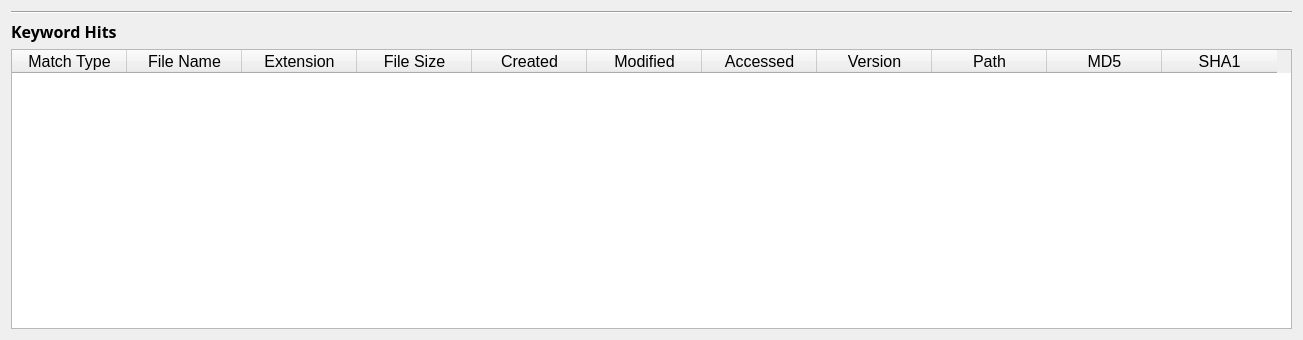
             <widget class="QWidget" name="page_3">
              <layout class="QGridLayout" name="gridLayout_5">
               <item row="1" column="0">
                <widget class="QSplitter" name="splitter_5">
                 <property name="orientation">
                  <enum>Qt::Horizontal</enum>
                 </property>
                 <widget class="QWidget" name="layoutWidget">
                  <layout class="QVBoxLayout" name="verticalLayout_25" stretch="0,0">
                   <item>
                    <layout class="QHBoxLayout" name="horizontalLayout_15">
                     <item>
                      <widget class="QLabel" name="label_4">
                       <property name="font">
                        <font>
                         <family>Segoe UI Black</family>
                         <pointsize>12</pointsize>
                         <weight>75</weight>
                         <bold>true</bold>
                         <kerning>true</kerning>
                        </font>
                       </property>
                       <property name="text">
                        <string>Keyword Hits</string>
                       </property>
                      </widget>
                     </item>
                     <item>
                      <spacer name="horizontalSpacer_4">
                       <property name="orientation">
                        <enum>Qt::Horizontal</enum>
                       </property>
                       <property name="sizeHint" stdset="0">
                        <size>
                         <width>40</width>
                         <height>20</height>
                        </size>
                       </property>
                      </spacer>
                     </item>
                    </layout>
                   </item>
                   <item>
                    <widget class="QTableWidget" name="tableWidget_2">
                     <property name="sizePolicy">
                      <sizepolicy hsizetype="Preferred" vsizetype="MinimumExpanding">
                       <horstretch>0</horstretch>
                       <verstretch>0</verstretch>
                      </sizepolicy>
                     </property>
                     <property name="minimumSize">
                      <size>
                       <width>100</width>
                       <height>280</height>
                      </size>
                     </property>
                     <property name="maximumSize">
                      <size>
                       <width>16777215</width>
                       <height>16777215</height>
                      </size>
                     </property>
                     <property name="font">
                      <font>
                       <pointsize>12</pointsize>
                      </font>
                     </property>
                     <property name="sizeAdjustPolicy">
                      <enum>QAbstractScrollArea::AdjustToContents</enum>
                     </property>
                     <property name="alternatingRowColors">
                      <bool>true</bool>
                     </property>
                     <property name="selectionBehavior">
                      <enum>QAbstractItemView::SelectRows</enum>
                     </property>
                     <property name="sortingEnabled">
                      <bool>true</bool>
                     </property>
                     <attribute name="horizontalHeaderDefaultSectionSize">
                      <number>115</number>
                     </attribute>
                     <attribute name="horizontalHeaderMinimumSectionSize">
                      <number>35</number>
                     </attribute>
                     <column>
                      <property name="text">
                       <string>Match Type</string>
                      </property>
                     </column>
                     <column>
                      <property name="text">
                       <string>File Name</string>
                      </property>
                     </column>
                     <column>
                      <property name="text">
                       <string>Extension</string>
                      </property>
                     </column>
                     <column>
                      <property name="text">
                       <string>File Size</string>
                      </property>
                     </column>
                     <column>
                      <property name="text">
                       <string>Created</string>
                      </property>
                     </column>
                     <column>
                      <property name="text">
                       <string>Modified</string>
                      </property>
                     </column>
                     <column>
                      <property name="text">
                       <string>Accessed</string>
                      </property>
                     </column>
                     <column>
                      <property name="text">
                       <string>Version</string>
                      </property>
                     </column>
                     <column>
                      <property name="text">
                       <string>Path</string>
                      </property>
                     </column>
                     <column>
                      <property name="text">
                       <string>MD5</string>
                      </property>
                     </column>
                     <column>
                      <property name="text">
                       <string>SHA1</string>
                      </property>
                     </column>
                    </widget>
                   </item>
                  </layout>
                 </widget>
                </widget>
               </item>
               <item row="0" column="0">
                <widget class="Line" name="line_2">
                 <property name="orientation">
                  <enum>Qt::Horizontal</enum>
                 </property>
                </widget>
               </item>
              </layout>
             </widget>
